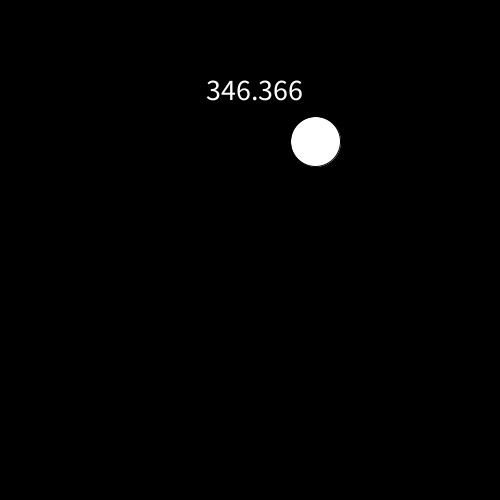
Frame 1 (no input)
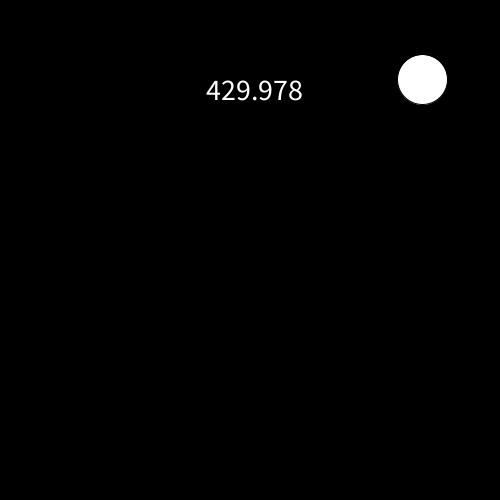
Frame 60 (the mouse pressed at the canvas centre just before this capture)
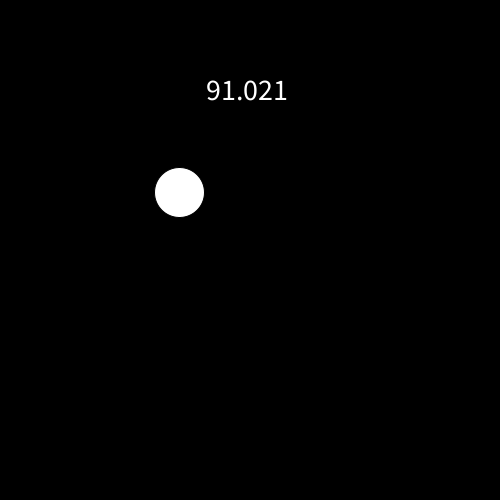
Frame 120 (the mouse held since frame 60 and released just before this capture)

The Processing sketch that drew these frames (run headless with seeded random() and noise(); from frame 60 on, the mouse is pressed at the canvas centre):

// Processing sketch: ellipseConRebote
// ── ellipseConRebote.pde
int diam = 50;
float px, py, dx, dy;
boolean seMueve; // false o true
float distan;
void setup() {
  size(500, 500);
  px = random(diam/2, width-diam/2);
  py = random(diam/2, height-diam/2);
  dx = random(-2, 2);
  dy = random(-2, 2);
  float num = random(2);
  if (num<1) {
    seMueve = false;
  } else {
    seMueve = true;
  }
}
void draw() {
  background(0);
  if (px >= width-diam/2 || px < diam/2) {
    dx = dx*-1;
  }
  if (py >= height-diam/2 || py < diam/2) {
    //dy = dy*-1;
    dy *= -1;
  }
  distan = dist(mouseX, mouseY, px, py);
  //stroke(255, 255, 0);
  //line(mouseX, mouseY, px, py);
  textSize(30);
  text(distan, 200, 100);
  ellipse(px, py, diam, diam);
  if (seMueve == true) {
    px += dx; //px = px + dx; otra forma de escribir
    py += dy;  //py = py + dy;
  }
}
void mousePressed() {

  //seMueve = true;
  if (distan<diam/2) {
    seMueve = !seMueve;
  } else {
    px = random(diam/2, width-diam/2);
    py = random(diam/2, height-diam/2);
    dx = random(-2, 2);
    dy = random(-2, 2);
  }
}
